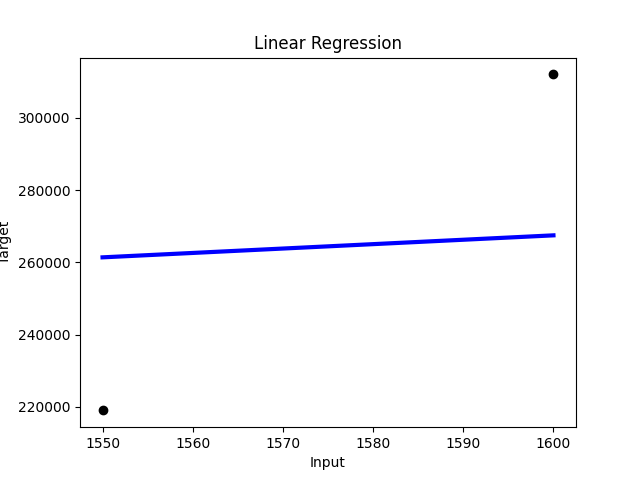

Write Python code to recreate this figure.
from sklearn.linear_model import LinearRegression
from sklearn.model_selection import train_test_split
from sklearn.metrics import mean_squared_error
import numpy as np
import matplotlib.pyplot as plt

#sample Data
X=np.array([[1400],[1600],[1700],[1875],[1100],[1550],[2350],[2450]])
Y=np.array([245000,312000,279000,308000,199000,219000,405000,324000])

#spliting Data
X_train,X_test,Y_train,Y_test=train_test_split(X,Y,test_size=0.2,random_state=42)

#intilize model
model=LinearRegression()
model.fit(X_train,Y_train)

#prediction
Y_pred=model.predict(X_test)

#evaluate
mse=mean_squared_error(Y_test,Y_pred)
print("Mean squared: ",mse)
print("Predicted Value: ",Y_pred)

plt.scatter(X_test, Y_test, color='black')
plt.plot(X_test, Y_pred, color='blue', linewidth=3)
plt.title("Linear Regression")
plt.xlabel("Input")
plt.ylabel("Target")
plt.show()
